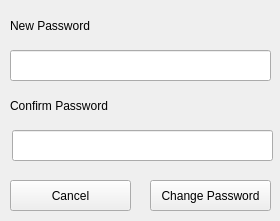
<?xml version="1.0" encoding="UTF-8"?>
<ui version="4.0">
 <class>changePassword</class>
 <widget class="QWidget" name="changePassword">
  <property name="geometry">
   <rect>
    <x>0</x>
    <y>0</y>
    <width>280</width>
    <height>221</height>
   </rect>
  </property>
  <property name="windowTitle">
   <string>Form</string>
  </property>
  <widget class="QLabel" name="label">
   <property name="geometry">
    <rect>
     <x>10</x>
     <y>10</y>
     <width>261</width>
     <height>31</height>
    </rect>
   </property>
   <property name="text">
    <string>New Password</string>
   </property>
  </widget>
  <widget class="QLabel" name="label_2">
   <property name="geometry">
    <rect>
     <x>10</x>
     <y>90</y>
     <width>261</width>
     <height>31</height>
    </rect>
   </property>
   <property name="text">
    <string>Confirm Password</string>
   </property>
  </widget>
  <widget class="QLineEdit" name="fieldPwd">
   <property name="geometry">
    <rect>
     <x>10</x>
     <y>50</y>
     <width>261</width>
     <height>31</height>
    </rect>
   </property>
   <property name="echoMode">
    <enum>QLineEdit::Password</enum>
   </property>
  </widget>
  <widget class="QLineEdit" name="fieldCnfrmPwd">
   <property name="geometry">
    <rect>
     <x>12</x>
     <y>130</y>
     <width>261</width>
     <height>31</height>
    </rect>
   </property>
   <property name="echoMode">
    <enum>QLineEdit::Password</enum>
   </property>
  </widget>
  <widget class="QPushButton" name="buttonChangePassword">
   <property name="geometry">
    <rect>
     <x>150</x>
     <y>180</y>
     <width>121</width>
     <height>31</height>
    </rect>
   </property>
   <property name="text">
    <string>Change Password</string>
   </property>
  </widget>
  <widget class="QPushButton" name="buttonCancel">
   <property name="geometry">
    <rect>
     <x>10</x>
     <y>180</y>
     <width>121</width>
     <height>31</height>
    </rect>
   </property>
   <property name="text">
    <string>Cancel</string>
   </property>
  </widget>
 </widget>
 <resources/>
 <connections/>
</ui>
